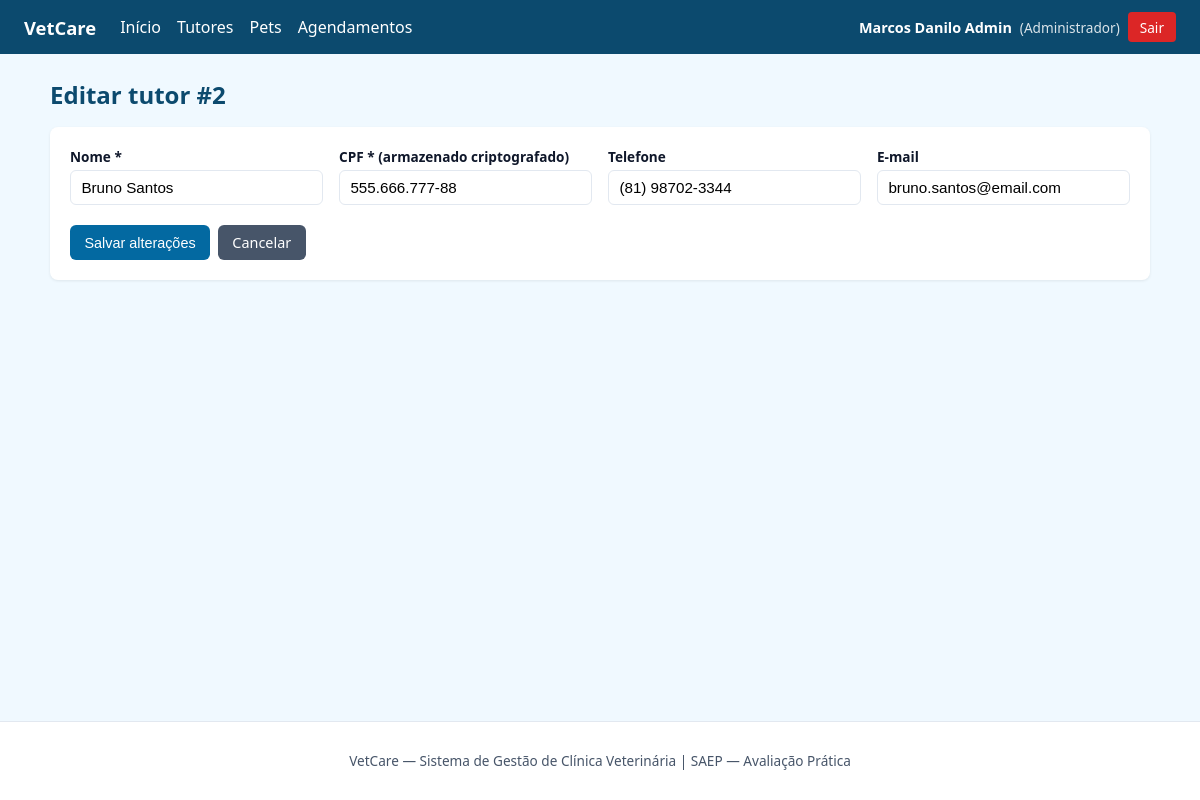
Screenshot of /sistema/tutores/editar.php?id=2 (signed in) with the database file from the repository.
### tables this page shows
CREATE TABLE tutores (
  id INT AUTO_INCREMENT PRIMARY KEY,
  nome VARCHAR(100) NOT NULL,
  cpf VARCHAR(255) NOT NULL COMMENT 'CPF criptografado AES-256-CBC',
  telefone VARCHAR(20) NULL,
  email VARCHAR(120) NULL
);

### sistema/config/crypto.php (called while the page is built, shortened)
<?php
function descriptografar_cpf(string $cipher): string {
    $p = openssl_decrypt($cipher, "AES-256-CBC", CRYPTO_KEY, 0, CRYPTO_IV);
    return $p !== false ? $p : "";
}

### sistema/tutores/editar.php (the view, shortened to what this page needs)
<?php
require_once __DIR__ . "/../config/conexao.php";
require_once __DIR__ . "/../config/crypto.php";
$id = (int)($_GET["id"] ?? $_POST["id"] ?? 0);
$stmt=$conn->prepare("SELECT * FROM tutores WHERE id=? LIMIT 1");
$stmt->bind_param("i",$id); $stmt->execute();
$t=$stmt->get_result()->fetch_assoc();
$cpf_ex=descriptografar_cpf($t["cpf"]);
require __DIR__ . "/../includes/header.php";
?>
<h1 class="page-title">Editar tutor #<?= (int)$t["id"] ?></h1>
<div class="card">
<form method="post">
  <div class="form-grid">
    <div><label for="nome">Nome *</label><input type="text" id="nome" name="nome" required value="<?= htmlspecialchars($t["nome"]) ?>"></div>
    <div><label for="cpf">CPF * (armazenado criptografado)</label><input type="text" id="cpf" name="cpf" required value="<?= htmlspecialchars($cpf_ex) ?>" placeholder="000.000.000-00"></div>
    <div><label for="telefone">Telefone</label><input type="tel" id="telefone" name="telefone" value="<?= htmlspecialchars($t["telefone"]??"") ?>"></div>
    <div><label for="email">E-mail</label><input type="email" id="email" name="email" value="<?= htmlspecialchars($t["email"]??"") ?>"></div>
  </div>
  <div class="form-actions">
    <button type="submit" class="btn">Salvar alterações</button>
    <a class="btn btn-secondary" href="listar.php">Cancelar</a>
  </div>
</form>
</div>
<?php require __DIR__ . "/../includes/footer.php"; ?>

### sistema/css/style.css (style rules this page uses)
:root { --azul:#0c4a6e;--azul-m:#0369a1;--cinza:#475569;--fundo:#f0f9ff;--branco:#fff;--ok:#047857;--erro:#b91c1c;--borda:#e2e8f0 }
* { box-sizing:border-box }
body { margin:0;font-family:system-ui,-apple-system,Segoe UI,Roboto,sans-serif;background:var(--fundo);color:#0f172a;min-height:100vh;display:flex;flex-direction:column }
h1.page-title { margin:0 0 1rem;color:var(--azul);font-size:1.5rem }
.card { background:var(--branco);border-radius:8px;padding:1.25rem;box-shadow:0 1px 3px rgba(0,0,0,.08);margin-bottom:1.25rem }
.btn { display:inline-block;padding:.5rem .9rem;border-radius:6px;border:none;cursor:pointer;font-size:.9rem;text-decoration:none;color:#fff;background:var(--azul-m) }
.btn-secondary { background:var(--cinza) }
.form-grid { display:grid;grid-template-columns:repeat(auto-fit,minmax(220px,1fr));gap:1rem }
.form-grid label { display:block;font-weight:600;font-size:.85rem;margin-bottom:.25rem }
.form-grid input,.form-grid select,.form-grid textarea { width:100%;padding:.5rem .65rem;border:1px solid var(--borda);border-radius:6px;font-size:.95rem }
.form-actions { margin-top:1.25rem;display:flex;gap:.5rem }

### rows the page displays
tutores: id "2", nome "Bruno Santos", cpf "555.666.777-88", telefone "(81) 98702-3344", email "bruno.santos@email.com"

### other values shown
$u["nome"] "Marcos Danilo Admin"
$u["perfil"] "Administrador"
